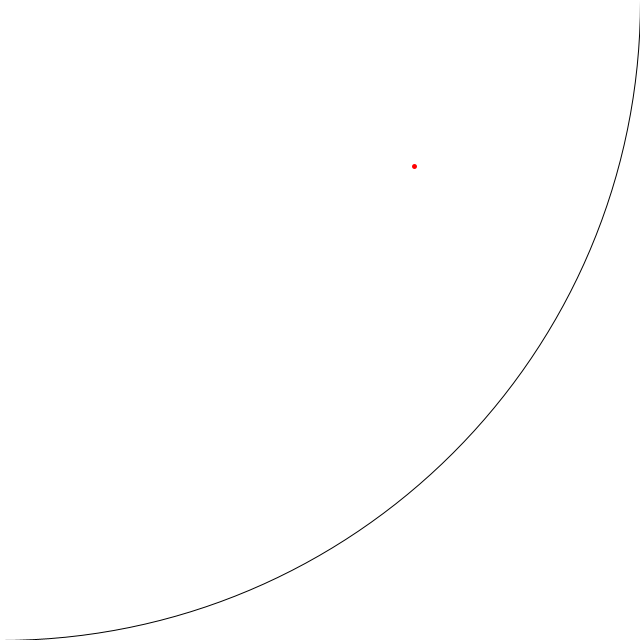
Frame 1 (no input)
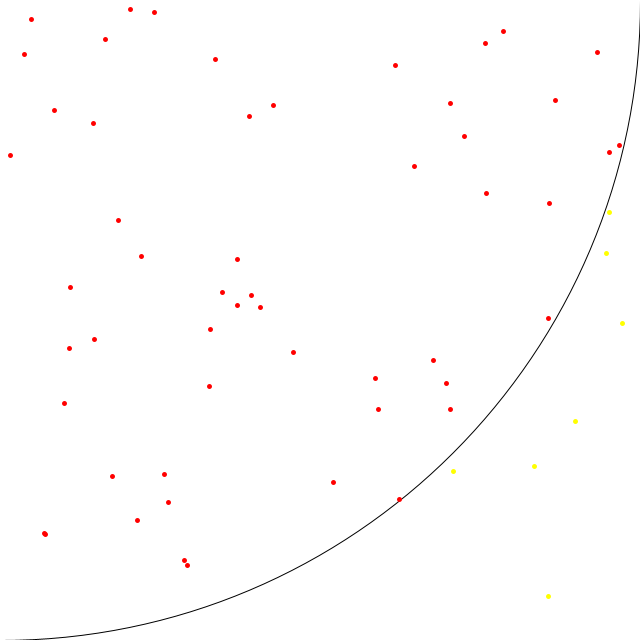
Frame 60 (the mouse pressed at the canvas centre just before this capture)
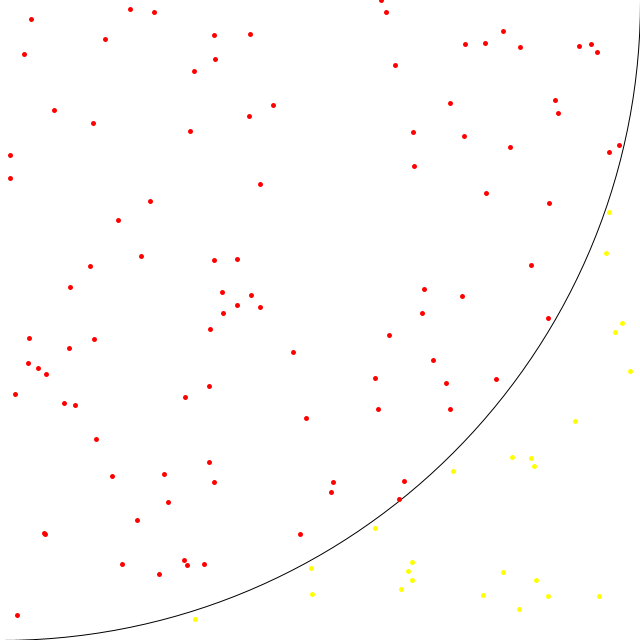
Frame 120 (the mouse held since frame 60 and released just before this capture)

The Processing sketch that drew these frames (run headless with seeded random() and noise(); from frame 60 on, the mouse is pressed at the canvas centre):

// Processing sketch: processing_176823
// ── processing_176823.pde

float counter1 = 0.0; // points in circle
float counter2 = 0.0; // points all

void setup() {
  size(640, 640);
  background(255);//keep the dots on screen
  ellipse(0, 0, 1280, 1280); //don't want the circle redrawed every frame
}

//r = quarter:square = 0.25*PI*sq(640) : sq(640)

void draw() {
  strokeWeight(5);
  float x = random(641);
  float y = random(641);
  float d = dist(x, y, 0, 0);
  
  if ( d <= 640) { //in quarter of circle
    stroke (255, 0, 0);
    counter1 ++;
  } else {
    stroke (255, 255, 0);
  }

  point(x, y);
  counter2 ++; 
 
  float pi = 4*counter1/counter2; //whole circle is 4*quarter circle(counter1)
  println("Estimate:"+pi);
}
